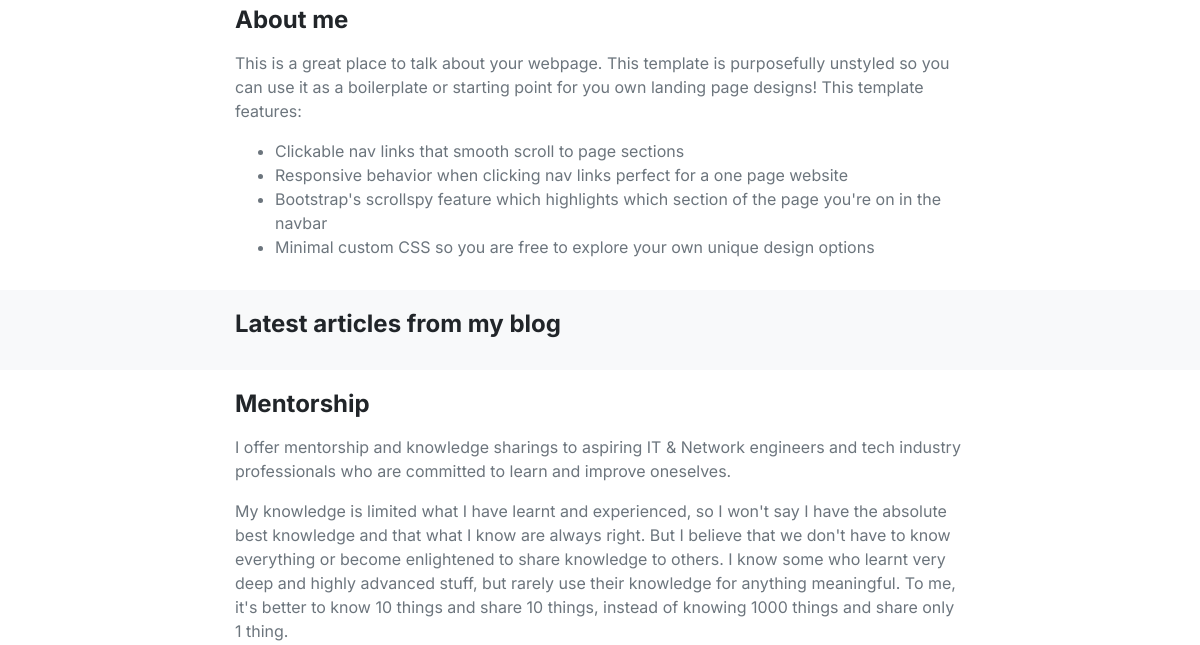
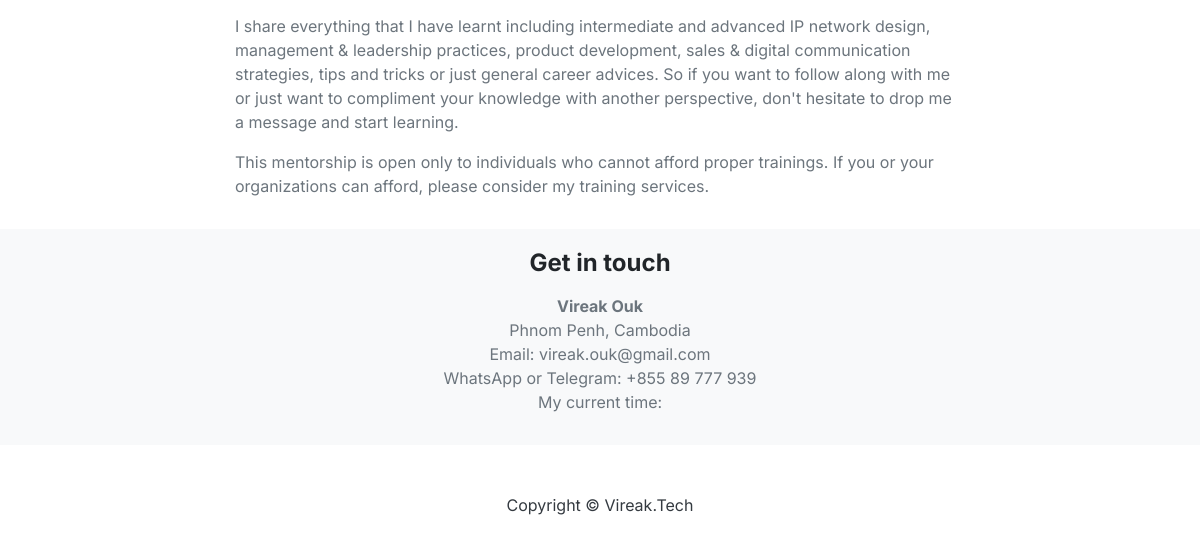
The app's page / (lower part), older data (2 pictures, top to bottom).
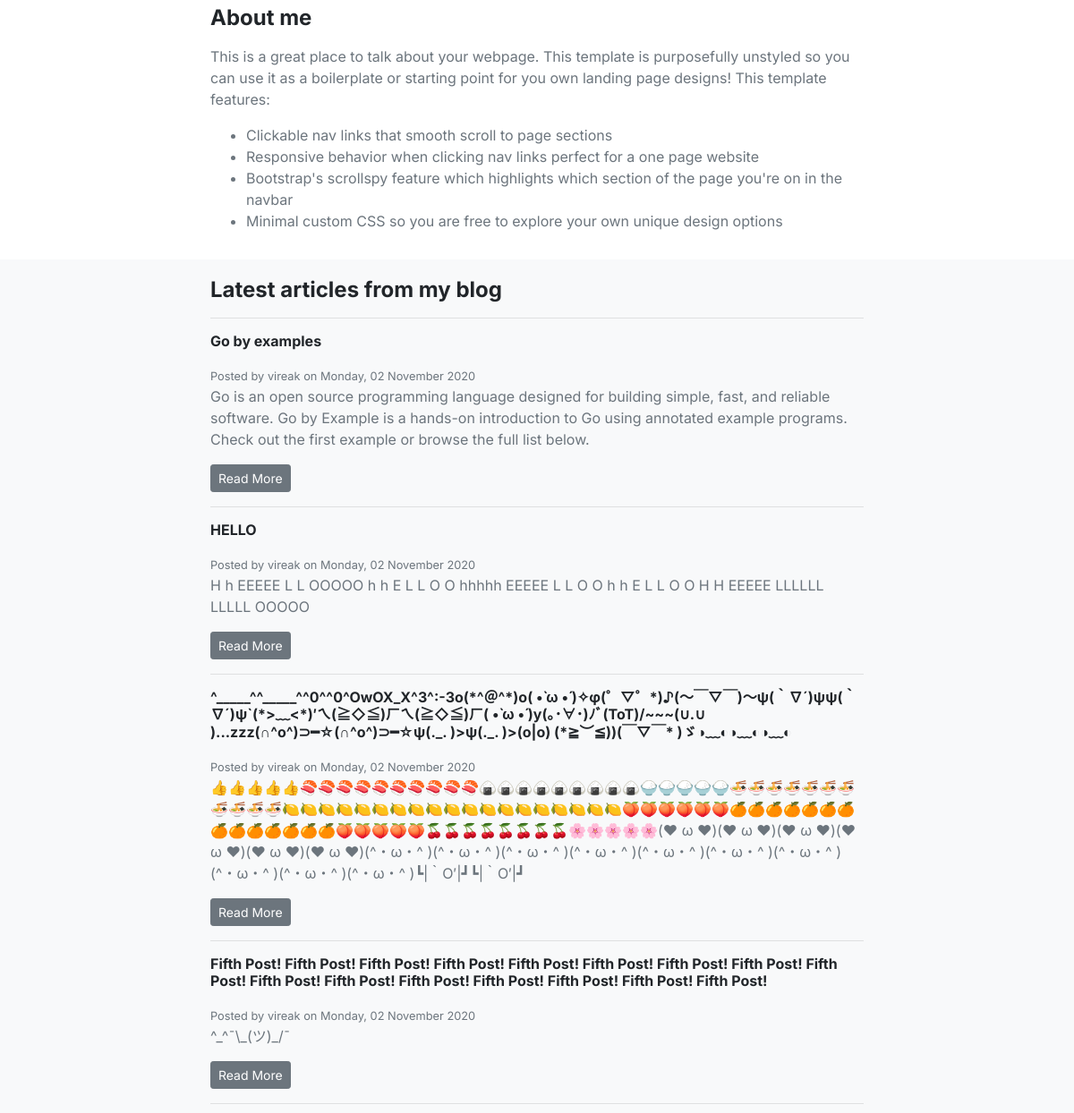
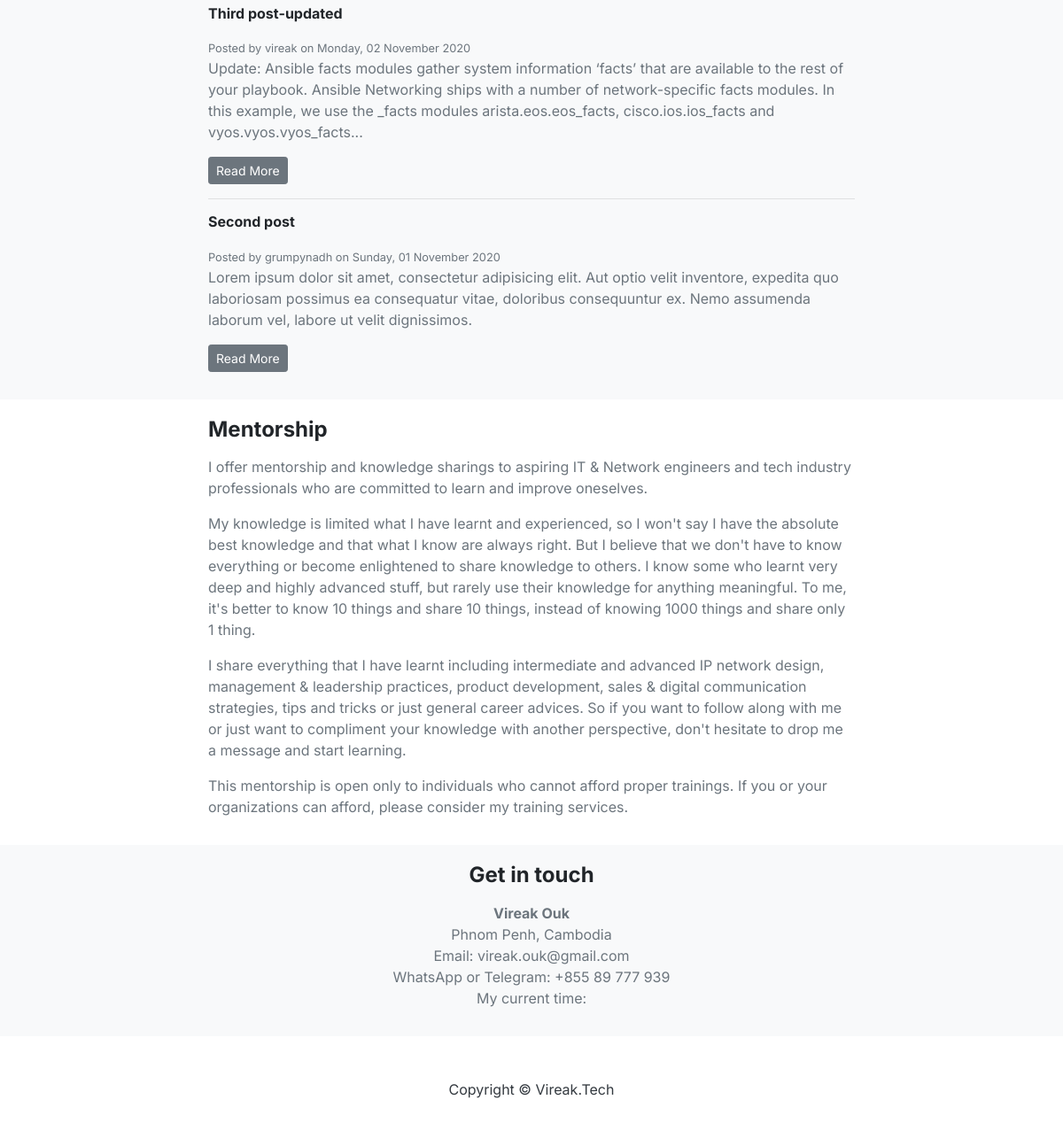
The same page, newer data (2 pictures, top to bottom).
### app/posts/models.py (models this page shows, shortened)
class Post(db.Model):
    __tablename__ = "posts"
    id = db.Column(db.Integer, primary_key=True, autoincrement=True)
    author_id = db.Column(db.Integer, db.ForeignKey('users.id'), nullable=False)
    title = db.Column(db.String(128), unique=True, nullable=False)
    content = db.Column(db.Text, nullable=False)
    tag = db.Column(db.String)
    date_posted= db.Column(db.DateTime, nullable=False, default=datetime.utcnow)
    comments = db.relationship('app.comments.models.Comment', backref='parent_post', lazy=True)

### app/users/models.py (models this page shows, shortened)
class User(db.Model):
    __tablename__ = "users"
    id = db.Column(db.Integer, primary_key=True, autoincrement=True)
    username = db.Column(db.String(24), unique=True, nullable=False)
    email = db.Column(db.String(128), unique=True, nullable=False)
    phone = db.Column(db.String(32), unique=True, nullable=False)
    password = db.Column(db.String(255), nullable=False)
    is_admin = db.Column(db.Boolean, nullable=False, server_default=str(0))
    date_registered = db.Column(db.DateTime, nullable=False, default=datetime.utcnow)
    posts = db.relationship('app.posts.models.Post', backref='author', lazy=True)
    comments = db.relationship('app.comments.models.Comment', backref='author', lazy=True)

### app/pages/views.py (the view)
class Home(View):
    methods = ["GET"]
    def dispatch_request(self):
        f = textwrap
        posts = db_posts()
        return render_template("index.html", posts=posts, textwrap=f, is_homepage=True)

### app/utils/dbutil.py (called while the page is built)
def db_posts(id=None, author_id=None, author=None, limit=None, offset=None) -> object:
    if id:
        return db.session.query(Post).filter(Post.id==id).first()
    if author_id:
        return db.session.query(Post).filter(Post.author_id==author_id).all()
    if author:
        return db.session.query(Post).filter(Post.author==author).order_by(Post.id.desc()).all()
    if limit is not None and offset is not None:
       return db.session.query(Post).order_by(Post.id.desc()).limit(limit).offset(offset).all()
    return db.session.query(Post).order_by(Post.id.desc()).all()

### app/templates/index.html (shortened to what the changed rows need)
{% extends 'layout.html' %}
{% block content %}
    <section id="blog"  class="bg-light">
        <div class="container">
        <div class="row">
            <div class="col-lg-8 mx-auto">
                <h4 class="font-weight-bold">Latest articles from my blog</h4>
                {% for post in posts %}
                <hr/>
                <h6 class="font-weight-bold">{{ post.title }}</h6>
                <small class="text-muted" >Posted by {{ post.author.username }} on {{ post.date_posted.strftime("%A, %d %B %Y") }}</small>
                <p class="text-muted">{{ textwrap.shorten(post.content, width=300, placeholder='...') }}</p>
                <p><a href="{{ url_for('posts.SinglePost', post_id=post.id) }}"><button type="button" class="btn btn-secondary btn-sm">Read More</button></a></p>
                {% endfor %}
            </div>
        </div>
        </div>
    </section>
{% endblock content %}

Row changes from the older to the newer data that the page shows:
added Post: title "Go by examples", author.username "vireak", date_posted "Monday, 02 November 2020", shorten "Go is an open source programming language designed for building simple, fast, and reliable software. Go by Example is a hands-on introduction to Go using annotated example programs. Check out the first example or browse the full list below."
added Post: title "HELLO", author.username "vireak", date_posted "Monday, 02 November 2020", shorten "H h EEEEE L L OOOOO h h E L L O O hhhhh EEEEE L L O O h h E L L O O H H EEEEE LLLLLL LLLLL OOOOO"
added Post: title "^_____^^_____^^0^^0^OwOX_X^3^:-3o(*^＠^*)o( •̀ ω •́ )✧φ(゜▽゜*)♪(～￣▽￣)～ψ(｀∇´)ψψ(｀∇´)ψ`(*>﹏<*)′ㄟ(≧◇≦)ㄏㄟ(≧◇≦)ㄏ( •̀ ω •́ )y(｡･∀･)ﾉﾞ(ToT)/~~~(∪.∪ )...zzz(∩^o^)⊃━☆(∩^o^)⊃━☆ψ(._. )>ψ(._. )>(o|o) (*≧︶≦))(￣▽￣* )ゞ◑﹏◐◑﹏◐◑﹏◐", author.username "vireak", date_posted "Monday, 02 November 2020", shorten "👍👍👍👍👍🍣🍣🍣🍣🍣🍣🍣🍣🍣🍣🍙🍙🍙🍙🍙🍙🍙🍙🍙🍚🍚🍚🍚🍚🍜🍜🍜🍜🍜🍜🍜🍜🍜🍜🍜🍋🍋🍋🍋🍋🍋🍋🍋🍋🍋🍋🍋🍋🍋🍋🍋🍋🍋🍋🍑🍑🍑🍑🍑🍑🍊🍊🍊🍊🍊🍊🍊🍊🍊🍊🍊🍊🍊🍊🍑🍑🍑🍑🍑🍒🍒🍒🍒🍒🍒🍒🍒🌸🌸🌸🌸🌸(❤ ω ❤)(❤ ω ❤)(❤ ω ❤)(❤ ω ❤)(❤ ω ❤)(❤ ω ❤)(^・ω・^ )(^・ω・^ )(^・ω・^ )(^・ω・^ )(^・ω・^ )(^・ω・^ )(^・ω・^ )(^・ω・^ )(^・ω・^ )(^・ω・^ )┗|｀O′|┛┗|｀O′|┛"
added Post: title "Fifth Post! Fifth Post! Fifth Post! Fifth Post! Fifth Post! Fifth Post! Fifth Post! Fifth Post! Fifth Post! Fifth Post! Fifth Post! Fifth Post! Fifth Post! Fifth Post! Fifth Post! Fifth Post!", author.username "vireak", date_posted "Monday, 02 November 2020", shorten "^_^¯\\_(ツ)_/¯"
added Post: title "Third post-updated", author.username "vireak", date_posted "Monday, 02 November 2020", shorten "Update: Ansible facts modules gather system information ‘facts’ that are available to the rest of your playbook. Ansible Networking ships with a number of network-specific facts modules. In this example, we use the _facts modules arista.eos.eos_facts, cisco.ios.ios_facts and vyos.vyos.vyos_facts..."
added Post: title "Second post", author.username "grumpynadh", date_posted "Sunday, 01 November 2020", shorten "Lorem ipsum dolor sit amet, consectetur adipisicing elit. Aut optio velit inventore, expedita quo laboriosam possimus ea consequatur vitae, doloribus consequuntur ex. Nemo assumenda laborum vel, labore ut velit dignissimos."
